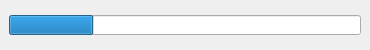
<?xml version="1.0" encoding="UTF-8"?>
<ui version="4.0">
 <class>progressDialog</class>
 <widget class="QDialog" name="progressDialog">
  <property name="geometry">
   <rect>
    <x>0</x>
    <y>0</y>
    <width>370</width>
    <height>50</height>
   </rect>
  </property>
  <property name="contextMenuPolicy">
   <enum>Qt::NoContextMenu</enum>
  </property>
  <property name="windowTitle">
   <string>Dialog</string>
  </property>
  <widget class="QProgressBar" name="progressBar">
   <property name="geometry">
    <rect>
     <x>9</x>
     <y>15</y>
     <width>352</width>
     <height>20</height>
    </rect>
   </property>
   <property name="contextMenuPolicy">
    <enum>Qt::NoContextMenu</enum>
   </property>
   <property name="value">
    <number>24</number>
   </property>
   <property name="textVisible">
    <bool>false</bool>
   </property>
  </widget>
 </widget>
 <resources/>
 <connections/>
</ui>
